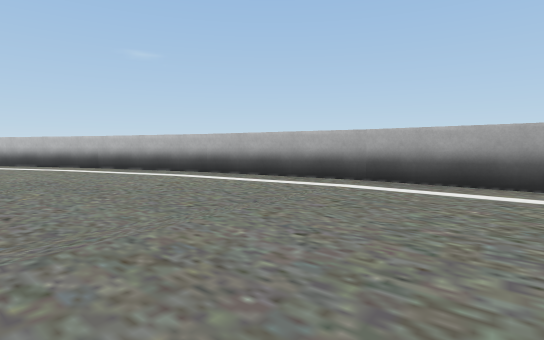
[1] (above)

16 first-person views from a walk through a 3-D level made in the Unity game engine. The camera is 0.26 m above the floor, tilts 4° down and sees 80° across. The floor is counted in squares, 0.5 m on a side. Each view is taken from the middle of a square. On the plan, view 1 faces up. The plan holds only what a view shows up to about 9 squares ahead; the rest is blank. The place goes on beyond the plan.

[2]
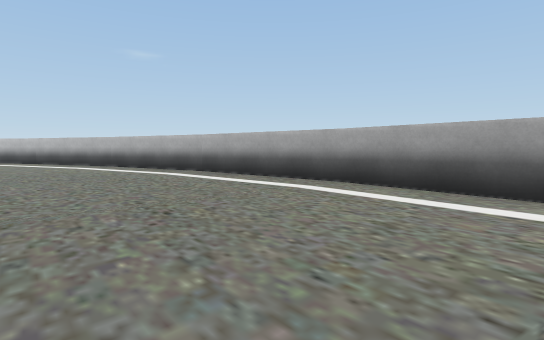

[3]
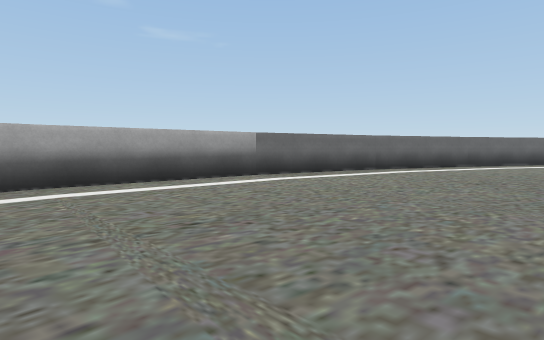

[4]
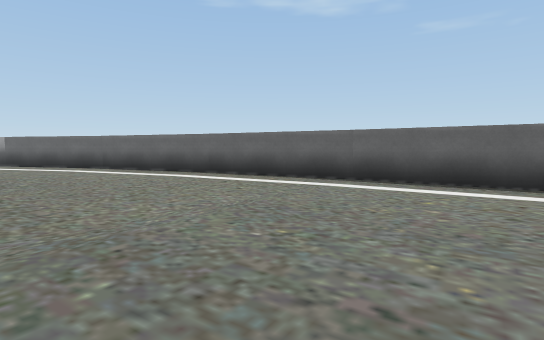

[5]
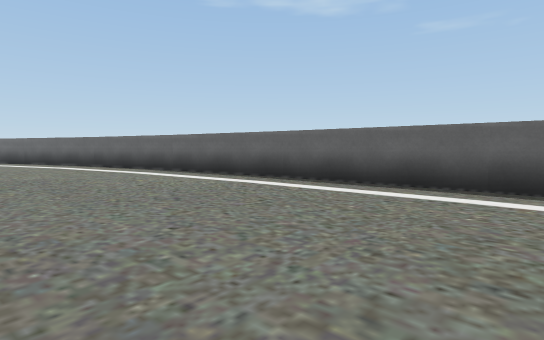

[6]
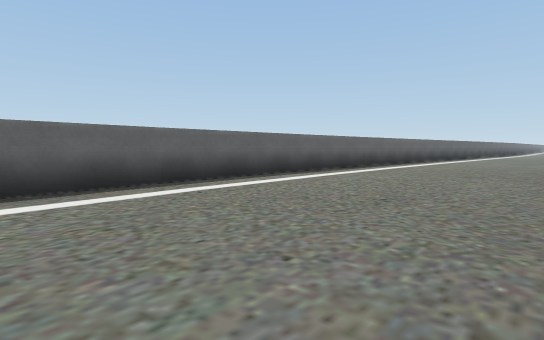

[7]
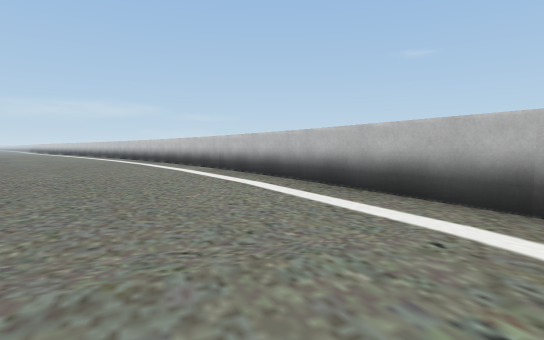

[8]
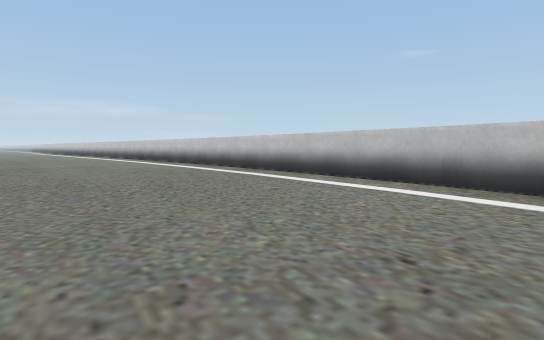

[9]
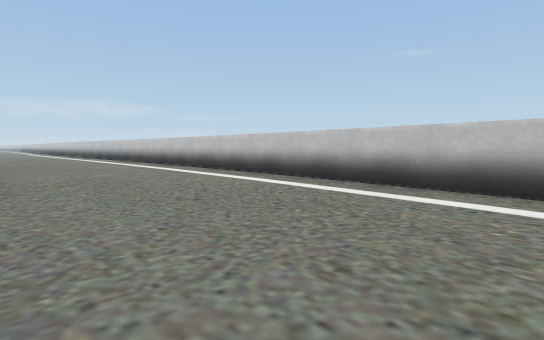

[10]
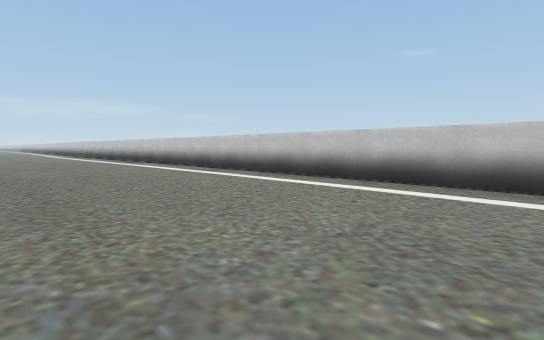

[11]
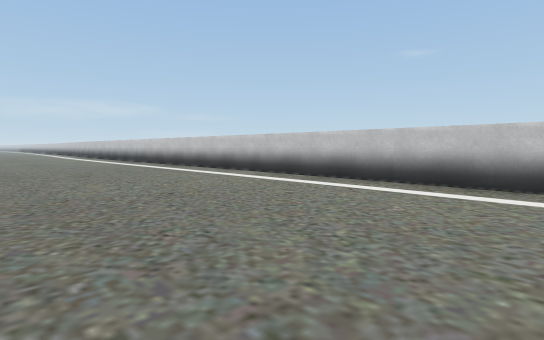

[12]
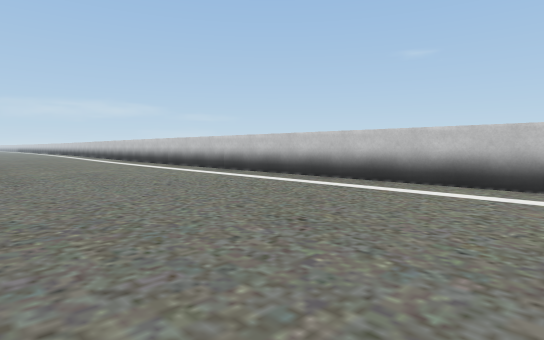

[13]
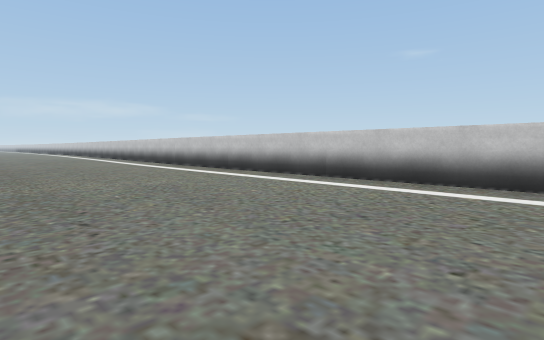

[14]
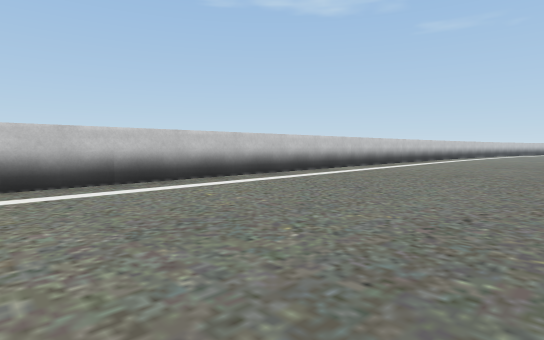

[15]
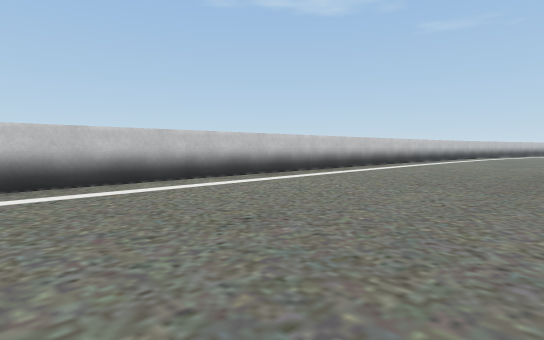

[16]
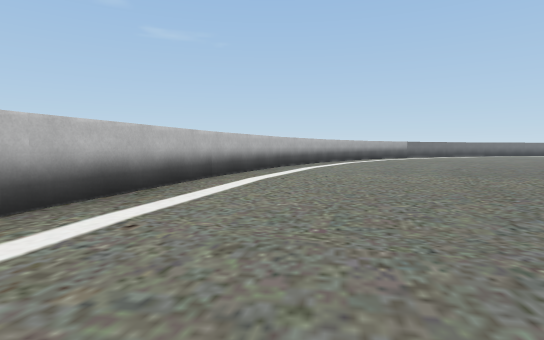

### Floor plan
Points are (right, up) in squares from view 1. A wall is a line through its corners. A room is listed if a view was taken in it or the views show most of it. See-through windows are left out.
Room 1 (views 1, 2, 3, 4, 5, 6, 7, 8, 9, 10, 11, 12, 13, 14, 15, 16)
walls: (-10.4, 9.8) (-16.8, 10.4); (-4.2, 8) (-10.4, 9.9); (-1.3, 6.8) (-4.4, 8.1); (-16.6, 10.6) (-34.5, 10.8); (1.5, 5.1) (-1.4, 6.8); (4.1, 2.8) (1.4, 5.1); (6.2, 0.2) (4, 2.9); (7.7, -2.5) (6.1, 0.4); (9.6, -8.3) (8.8, -5.3) (7.7, -2.4); (10.6, -16.5) (9.8, -8.2)

Where each view was taken, in squares from view 1:
view 1: 0 up, 0 right, facing up
view 2: 2 down, 3 right, facing up
view 3: 0 up, 0 right, facing right
view 4: 11 down, 5 right, facing up-right
view 5: 15 down, 6 right, facing up-right
view 6: 12 down, 6 right, facing down-right
view 7: 5 up, 4 left, facing up-left
view 8: 5 up, 9 left, facing up-left
view 9: 6 up, 13 left, facing up-left
view 10: 6 up, 18 left, facing up-left
view 11: 6 up, 21 left, facing up-left
view 12: 6 up, 26 left, facing up-left
view 13: 6 up, 29 left, facing up-left
view 14: 6 up, 34 left, facing up-right
view 15: 6 up, 29 left, facing up-right
view 16: 7 up, 10 left, facing right
